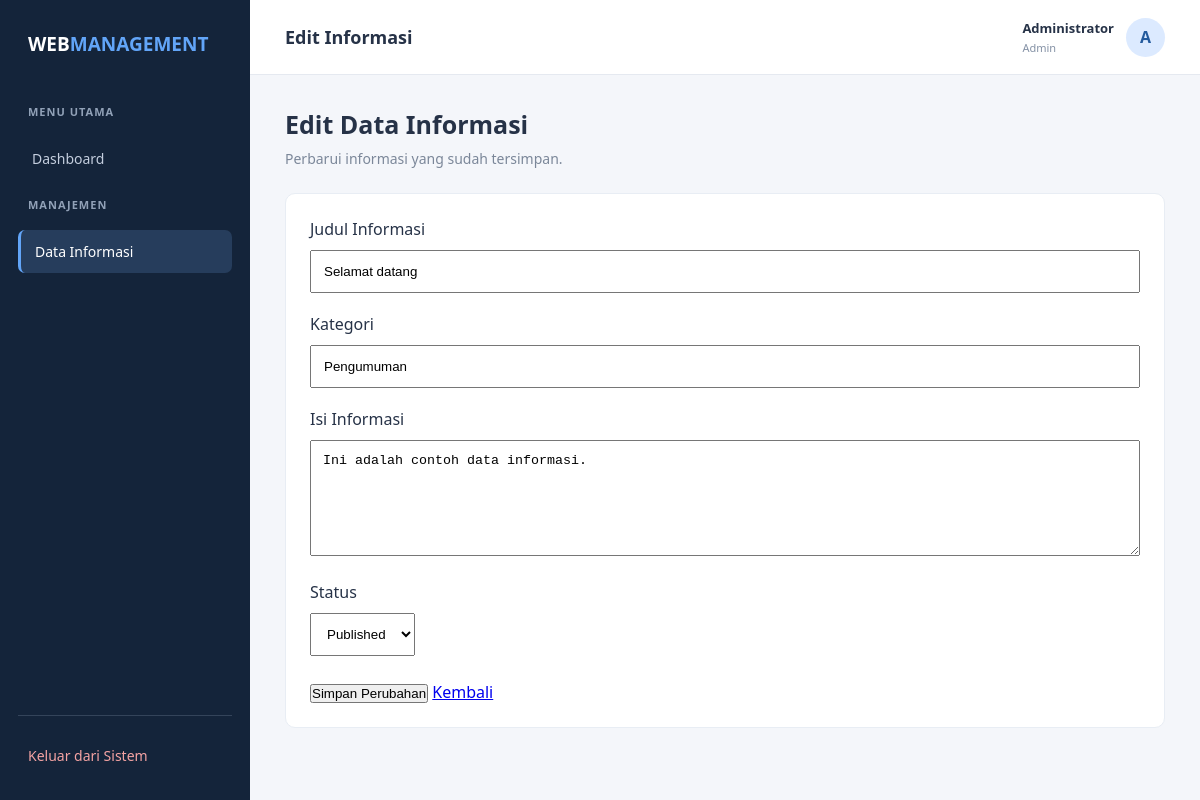
Page /informasi/edit.php?id=1 (signed in) on the committed database.
### tables this page shows
CREATE TABLE IF NOT EXISTS informasi (
  id         INT UNSIGNED NOT NULL AUTO_INCREMENT PRIMARY KEY,
  judul      VARCHAR(150) NOT NULL,
  kategori   VARCHAR(100) NOT NULL,
  isi        TEXT NOT NULL,
  status     ENUM('Draft','Published') NOT NULL DEFAULT 'Draft',
  created_at TIMESTAMP NOT NULL DEFAULT CURRENT_TIMESTAMP
);

### informasi/edit.php (the view, shortened to what this page needs)
<?php
require_once "../config/database.php";
$id = filter_input(INPUT_GET, "id", FILTER_VALIDATE_INT);
$stmt = mysqli_prepare($conn, "SELECT * FROM informasi WHERE id = ?");
mysqli_stmt_bind_param($stmt, "i", $id);
mysqli_stmt_execute($stmt);
$result = mysqli_stmt_get_result($stmt);
$data = mysqli_fetch_assoc($result);
?>
<!DOCTYPE html>
<html lang="id">
<head>
    <link rel="stylesheet" href="../assets/css/style.css">
</head>
<body>
<div class="app-container">
    <aside class="sidebar">
        <div class="brand">WEB<span>MANAGEMENT</span></div>
        <div class="menu-label">MENU UTAMA</div>
        <ul class="nav-menu">
            <li><a href="../dashboard.php">Dashboard</a></li>
        </ul>
        <div class="menu-label">MANAJEMEN</div>
        <ul class="nav-menu">
            <li><a href="index.php" class="active">Data Informasi</a></li>
        </ul>
        <div class="sidebar-footer">
            <a href="../logout.php">Keluar dari Sistem</a>
        </div>
    </aside>
    <main class="main-content">
        <header class="topbar">
            <h2>Edit Informasi</h2>
            <div class="user-info">
                <div>
                    <div class="user-name">
                        <?= htmlspecialchars($_SESSION["name"]) ?>
                    </div>
                    <div class="user-role">
                        <?= htmlspecialchars(ucfirst($_SESSION["role"])) ?>
                    </div>
                </div>
                <div class="avatar">
                    <?= htmlspecialchars(strtoupper(substr($_SESSION["name"], 0, 1))) ?>
                </div>
            </div>
        </header>
        <section class="content">
            <div class="page-heading">
                <h1>Edit Data Informasi</h1>
                <p>Perbarui informasi yang sudah tersimpan.</p>
            </div>
            <div class="panel">
                <form method="POST">
                    <label>Judul Informasi</label><br>
                    <input type="text" name="judul"
                        maxlength="150" required
                        value="<?= htmlspecialchars($data["judul"]) ?>"
                        style="width:100%; padding:12px; margin:10px 0 20px;">
                    <label>Kategori</label><br>
                    <input type="text" name="kategori"
                        maxlength="100" required
                        value="<?= htmlspecialchars($data["kategori"]) ?>"
                        style="width:100%; padding:12px; margin:10px 0 20px;">
                    <label>Isi Informasi</label><br>
                    <textarea name="isi" rows="6" required
                        style="width:100%; padding:12px; margin:10px 0 20px;"><?= htmlspecialchars($data["isi"]) ?></textarea>
                    <label>Status</label><br>
                    <select name="status"
                        style="padding:12px; margin:10px 0 25px;">
                        <option value="Published"
                            <?= $data["status"] === "Published" ? "selected" : "" ?>>
                            Published
                        </option>
                    </select>
                    <br>
                    <button type="submit">Simpan Perubahan</button>
                    <a href="index.php">Kembali</a>
                </form>
            </div>
        </section>
    </main>
</div>
</body>
</html>

### assets/css/style.css (style rules this page uses)
* { margin: 0; padding: 0; box-sizing: border-box; }
body { font-family: "Segoe UI", Arial, sans-serif; background: #f4f6fa; color: #263247; }
.app-container { display: flex; min-height: 100vh; }
.sidebar { width: 250px; background: #14243a; color: #ffffff; padding: 25px 18px; display: flex; flex-direction: column; flex-shrink: 0; }
.brand { font-size: 19px; font-weight: 700; padding: 5px 10px 35px; line-height: 1.5; }
.brand span { color: #62a5f8; }
.menu-label { color: #91a1b7; font-size: 11px; font-weight: 600; letter-spacing: 1px; padding: 10px; margin-bottom: 8px; }
.nav-menu { list-style: none; }
.nav-menu li { margin-bottom: 7px; }
.nav-menu a { display: block; color: #c4cede; text-decoration: none; padding: 12px 14px; border-radius: 7px; font-size: 14px; transition: 0.2s; }
.nav-menu a:hover, .nav-menu a.active { background: #263d5c; color: #ffffff; }
.nav-menu a.active { border-left: 3px solid #62a5f8; }
.sidebar-footer { margin-top: auto; border-top: 1px solid #34445a; padding-top: 20px; }
.sidebar-footer a { display: block; color: #f5a3a3; text-decoration: none; padding: 10px; font-size: 14px; }
.main-content { flex: 1; min-width: 0; }
.topbar { height: 75px; background: #ffffff; border-bottom: 1px solid #e5e9f0; display: flex; justify-content: space-between; align-items: center; padding: 0 35px; }
.topbar h2 { font-size: 18px; color: #263247; }
.user-info { display: flex; align-items: center; gap: 12px; }
.avatar { width: 39px; height: 39px; border-radius: 50%; background: #dceaff; color: #245b9e; display: flex; align-items: center; justify-content: center; font-weight: 700; }
.user-name { font-size: 13px; font-weight: 600; }
.user-role { font-size: 11px; color: #8491a5; margin-top: 3px; }
.content { padding: 32px 35px; }
.page-heading { margin-bottom: 25px; }
.page-heading h1 { font-size: 25px; margin-bottom: 8px; }
.page-heading p { color: #7b8799; font-size: 14px; }
.panel { background: #ffffff; border: 1px solid #e8edf4; border-radius: 10px; padding: 24px; margin-bottom: 22px; }

### rows in the picture
informasi: judul "Selamat datang", kategori "Pengumuman", isi "Ini adalah contoh data informasi.", status "Published"

### other values in the picture
$_SESSION["name"] "Administrator"
$_SESSION["role"] "Admin"
substr($_SESSION["name"], 0, 1) "A"
